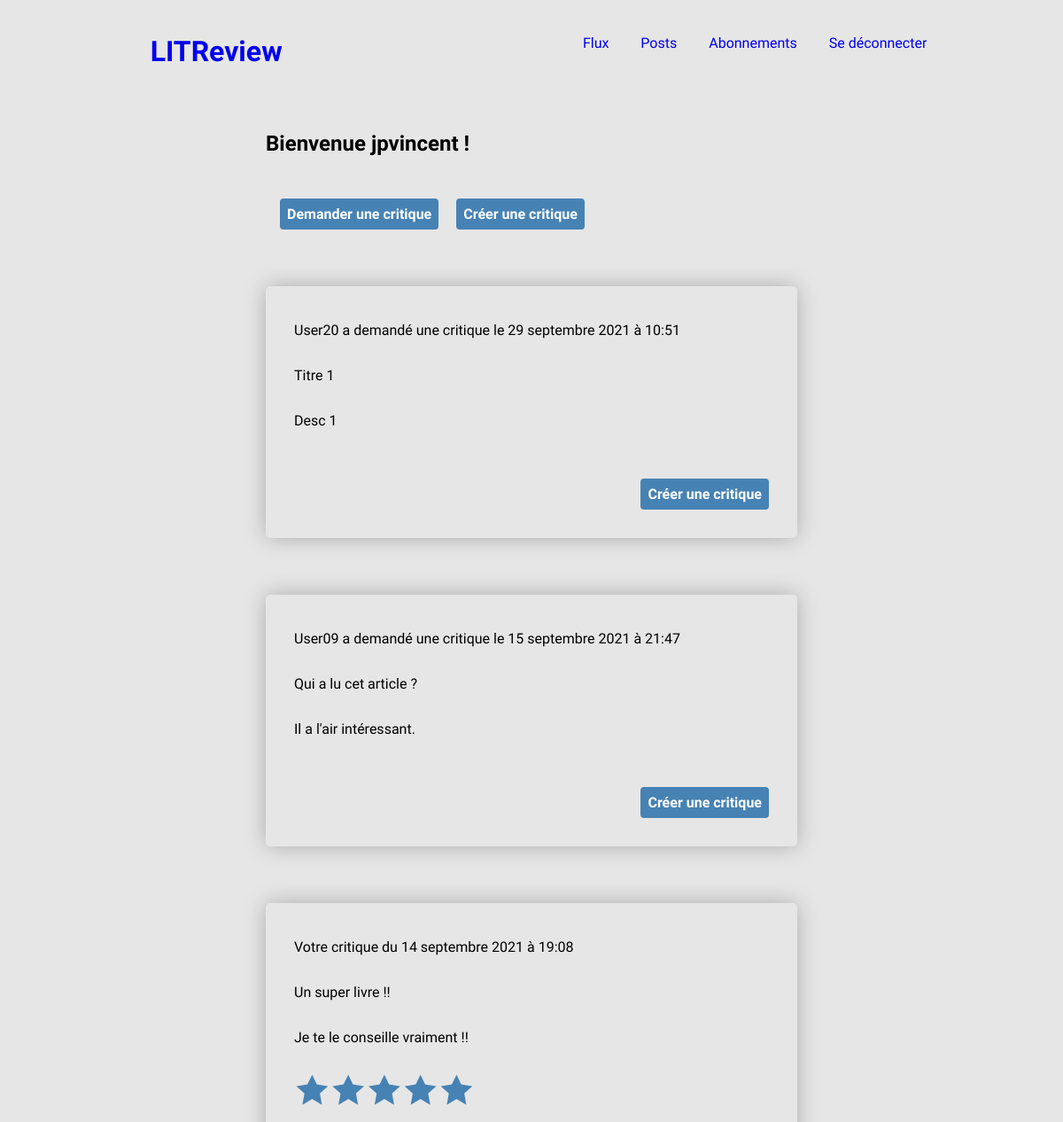
Page / (signed in, upper part) on the earlier database version.
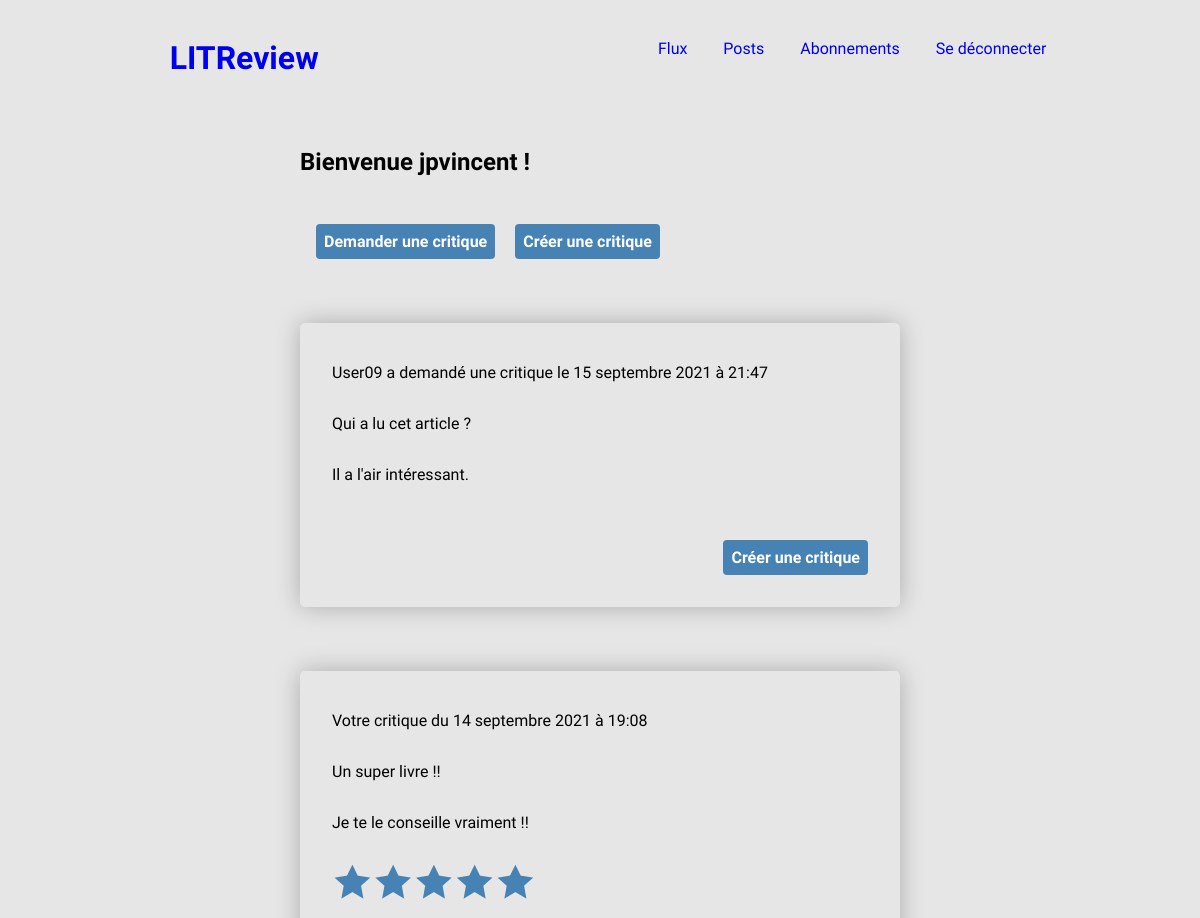
Same page on the later database version.
### reviews/models.py (models this page shows, shortened)
class Ticket(models.Model):
    title = models.CharField(max_length=128)
    description = models.TextField(max_length=2048, blank=True)
    user = models.ForeignKey(settings.AUTH_USER_MODEL, on_delete=models.CASCADE)
    image = models.ImageField(null=True, blank=True, upload_to="reviews")
    time_created = models.DateTimeField(auto_now_add=True)

class Review(models.Model):
    ticket = models.ForeignKey(Ticket, on_delete=models.CASCADE)
    rating = models.PositiveSmallIntegerField(validators=[MinValueValidator(0),
                                                          MaxValueValidator(5)])
    user = models.ForeignKey(settings.AUTH_USER_MODEL,
                             on_delete=models.CASCADE)
    headline = models.CharField(max_length=128)
    body = models.TextField(max_length=8192, blank=True)
    time_created = models.DateTimeField(auto_now_add=True)
    @property
    def stars(self):
        return "".join(["🟊" for _ in range(self.rating)])

### accounts/models.py (models this page shows)
class CustomUser(AbstractUser):
    pass

### accounts/views.py (the view, shortened to what this page needs)
# urls.py: path('', index_view, name="index"),
def index_view(request):
    if request.user.is_authenticated:
        open_tickets = get_followed_users_open_tickets(request.user.id)
        closed_posts = get_followed_users_tickets_answered_by_others(request.user.id)
        tickets = open_tickets.union(closed_posts)
        reviews_by_self = get_own_reviews_from_others_tickets(request.user.id)
        reviews_by_followed_users = get_reviews_from_followed_users(request.user.id)
        reviews = reviews_by_self.union(reviews_by_followed_users)
        posts = sorted(chain(tickets, reviews),
                       key=attrgetter("time_created"),
                       reverse=True)
        context = {"posts": posts}
        return render(request, "reviews/flux.html", context)
    else:
        form = LoginForm
        context = {"form": form}
    return render(request, "accounts/index.html", context)

### reviews/views.py (called while the page is built)
def get_open_tickets(user_id):
    user_tickets = Ticket.objects.filter(user=user_id)
    reviews = Review.objects.values()
    answered_tickets_ids = [element.get("ticket_id") for element in reviews]
    user_open_tickets = user_tickets.exclude(id__in=answered_tickets_ids)
    user_open_tickets = user_open_tickets.annotate(content_type=Value("Open-tickets", CharField()))
    return user_open_tickets

def get_followed_users_open_tickets(user_id):
    followed_users = UserFollows.objects.filter(user_id=user_id)
    followed_users = followed_users.values()
    followed_users_ids = [user["followed_user_id"] for user in followed_users]
    followed_users_open_tickets = Ticket.objects.none()
    for user_id in followed_users_ids:
        tickets = get_open_tickets(user_id)
        if tickets.count() != 0:
            followed_users_open_tickets = followed_users_open_tickets.union(tickets)
    return followed_users_open_tickets

### reviews/templates/reviews/flux.html (shortened to what this page needs)
{% extends "base.html" %}
{% load static %}
    {% block content %}
        <section class="main-section">
                <h2>Bienvenue {{ user.username }} !</h2>
            <p>
                <a href="{% url 'reviews:create-ticket' %}"><button class="btn btn-submit">Demander une critique</button></a>
                <a href="{% url 'reviews:create-review' %}"><button class="btn btn-submit">Créer une critique</button></a>
            </p>
        </section>
        {% for post in posts %}
        <section class="main-section main-section-list posts shadow-box">
            {% if "ticket" in post.content_type %}
                        <div>
                            <p>{{ post.user}} a demandé une critique le {{ post.time_created|date:"j F Y" }} à {{ post.time_created|date:"H:s" }}</p>
                            <p>{{ post.title }}</p>
                            <p>{{ post.description }}</p>
                        </div>
                        {% if "Open" in post.content_type %}
                            <p class="button_right">
                                <a href="{% url 'reviews:create-review-ticket' ticket_id=post.id %}">
                                    <button type="submit" class="btn btn-submit">Créer une critique</button>
                                </a>
                            </p>
                        {% endif %}
                        {% elif post.content_type == "Review" %}
                        <div>
                            {% if post.user.id == user.id %}
                                <p>Votre critique du {{ post.time_created|date:"j F Y" }} à {{ post.time_created|date:"H:s" }}</p>
                            {% else %}
                                <p>{{ post.user }} a posté la critique suivante le {{ post.time_created|date:"j F Y" }} à {{ post.time_created|date:"H:s" }}</p>
                            {% endif %}
                            <p>{{ post.headline }}</p>
                            <p>{{ post.body }}</p>
                            <p class="stars">{{ post.stars }}</p>
                        </div>
                    {% else %}
                        <h2>Objet inconnu</h2>
                    {% endif %}
        </section>
                {% empty %}
                    <p><h2>Aucun ticket ni aucune critique à afficher.</h2></p>
        {% endfor %}
    {% endblock %}

Differences in the rows shown:
removed Ticket: user "User20", time_created "29 septembre 2021", time_created "10:51", title "Titre 1", description "Desc 1", shows "Créer une critique"
